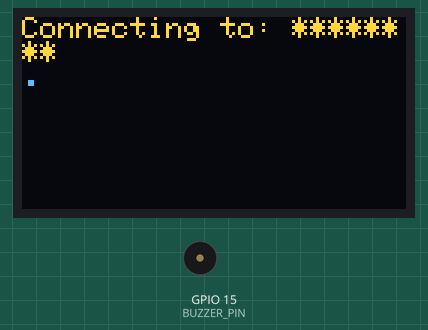
This sketch was run on a simulated ESP32. Parts: 128×64 one-colour display, buzzer (waves = sounding, pin HIGH). The OLED is the two-colour kind (top 16 rows yellow); WiFi joins after 1.5 s; servers stay silent unless stated; what the sketch prints to the serial monitor is not drawn.

Above: at 0.6 s.
At 1.7 s:
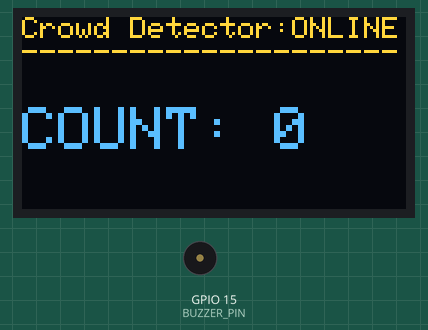

The sketch:

esp32.ino
```cpp
#include <WiFi.h>                //mandatory libraries
#include <WebServer.h>
#include <Adafruit_GFX.h>
#include <Adafruit_SSD1306.h>
#include <Wire.h>

// --- WiFi Configuration ---
const char* ssid = "********"; //connect to same wifi
const char* password = "*********";

// --- OLED Configuration ---
#define SCREEN_WIDTH 128
#define SCREEN_HEIGHT 64
#define OLED_RESET -1
#define SCREEN_ADDRESS 0x3C

// --- I2C Pins ---
#define SDA_PIN 21
#define SCL_PIN 22

// --- Buzzer Pin ---
#define BUZZER_PIN 15  // Connect piezo buzzer signal pin here

// --- Crowd Count ---
volatile int currentCrowdCount = 0;
const int CROWD_THRESHOLD = 5;

Adafruit_SSD1306 display(SCREEN_WIDTH, SCREEN_HEIGHT, &Wire, OLED_RESET);
WebServer server(80);

// --- Function Prototypes ---
void displayCount();
void handleRoot();
void handleUpdateCount();
void connectToWiFi();
void triggerBuzzer(bool on);

void setup() {
  Serial.begin(115200);
  Wire.begin(SDA_PIN, SCL_PIN);

  pinMode(BUZZER_PIN, OUTPUT);
  digitalWrite(BUZZER_PIN, LOW);  // Ensure buzzer is off

  if (!display.begin(SSD1306_SWITCHCAPVCC, SCREEN_ADDRESS)) {
    Serial.println(F("SSD1306 allocation failed."));
    for (;;);
  }

  connectToWiFi();

  server.on("/", HTTP_GET, handleRoot);
  server.on("/update-count", HTTP_POST, handleUpdateCount);
  server.begin();

  Serial.println("HTTP Server started on port 80");
  displayCount();
}

void loop() {
  server.handleClient();
}

// --- Display + Buzzer ---
void displayCount() {
  display.clearDisplay();
  display.setTextSize(1);
  display.setTextColor(SSD1306_WHITE);
  display.setCursor(0, 0);

  display.print("Crowd Detector:ONLINE");
  display.print("---------------------");

  display.setTextSize(2);
  display.setCursor(0, 30);
  display.print("COUNT: ");
  display.println(currentCrowdCount);

  if (currentCrowdCount > CROWD_THRESHOLD) {
    display.setTextSize(1);
    display.setCursor(0, 55);
    display.print("⚠️ CROWD WARNING!");  //will apppear in oled display
    Serial.println("⚠️ Crowd threshold exceeded!"); //will appear in serial monitor
    triggerBuzzer(true);
  } else {
    triggerBuzzer(false);
  }

  display.display();
}

// --- Web Server Handlers ---
void handleRoot() {
  String html = "<html><body>";
  html += "<h1>ESP32 Crowd Counter Server</h1>";
  html += "<p>Status: Listening for POST requests on /update-count</p>";
  html += "<p>Current Count: " + String(currentCrowdCount) + "</p>";
  html += "</body></html>";
  server.send(200, "text/html", html);
}

void handleUpdateCount() {
  if (server.method() == HTTP_POST) {
    if (server.hasArg("plain")) {
      String countStr = server.arg("plain");
      int newCount = countStr.toInt();

      if (newCount >= 0) {
        currentCrowdCount = newCount;
        displayCount();
        Serial.print("New Crowd Count Received: ");
        Serial.println(currentCrowdCount);
        server.send(200, "text/plain", "Count received successfully.");
      } else {
        server.send(400, "text/plain", "Invalid count format.");
      }
    } else {
      server.send(400, "text/plain", "Missing data in request body.");
    }
  } else {
    server.send(405, "text/plain", "Method Not Allowed");
  }
}

// --- WiFi Connection ---
void connectToWiFi() {
  display.clearDisplay();
  display.setCursor(0, 0);
  display.print("Connecting to: ");
  display.println(ssid);
  display.display();

  WiFi.begin(ssid, password);
  unsigned long startAttemptTime = millis();

  while (WiFi.status() != WL_CONNECTED && millis() - startAttemptTime < 15000) {
    delay(500);
    Serial.print(".");
    display.print(".");
    display.display();
  }

  if (WiFi.status() == WL_CONNECTED) {
    Serial.println("\nWiFi connected!");
    Serial.print("IP Address: ");
    Serial.println(WiFi.localIP());
  } else {
    Serial.println("\nWiFi connection failed.");
  }
}

// --- Buzzer Control ---
void triggerBuzzer(bool on) {
  digitalWrite(BUZZER_PIN, on ? HIGH : LOW);
}
```
